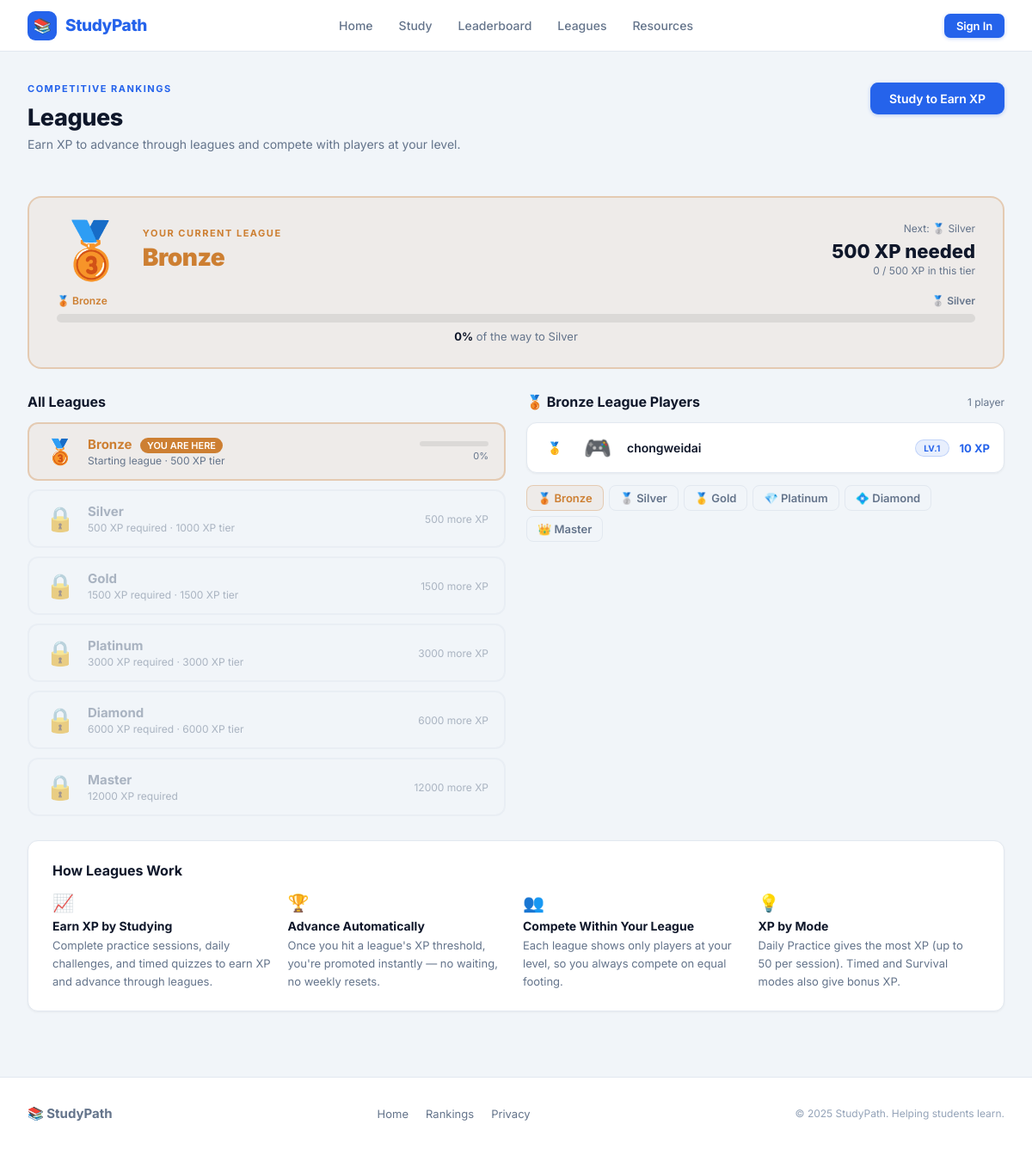
The page /game/leagues on the database its author committed.
### tables this page shows
CREATE TABLE players (
            id          INTEGER PRIMARY KEY AUTOINCREMENT,
            email       TEXT    UNIQUE NOT NULL,
            username    TEXT    UNIQUE,
            avatar      TEXT    DEFAULT '🎮',
            role        TEXT    DEFAULT 'student',
            xp          INTEGER DEFAULT 0,
            level       INTEGER DEFAULT 1,
            streak      INTEGER DEFAULT 0,
            last_login  TEXT,
            created_at  TEXT    DEFAULT (date('now'))
        );

### app.py (the view)
@app.route('/game/leagues')
@app.route('/game/leagues/<league_id>')
def game_leagues(league_id=None):
    player = _require_player()
    xp = player['xp'] if player else 0
    league_progress = game_db.get_league_progress(xp)
    all_leagues = game_db.LEAGUES
    active_league_id = league_id or league_progress['current']['id']
    active_league = next((lg for lg in all_leagues if lg['id'] == active_league_id), all_leagues[0])
    members = game_db.get_league_members(active_league_id)
    leagues_with_status = []
    for lg in all_leagues:
        nxt = next((l for l in all_leagues if l['min_xp'] > lg['min_xp']), None)
        tier_size = (nxt['min_xp'] - lg['min_xp']) if nxt else None
        leagues_with_status.append({
            **lg,
            'tier_size': tier_size,
            'unlocked': xp >= lg['min_xp'],
            'is_current': lg['id'] == league_progress['current']['id'],
        })
    return render_template('game_leagues.html', active='leagues',
                           player=player,
                           league_progress=league_progress,
                           all_leagues=leagues_with_status,
                           active_league=active_league,
                           members=members)

### app.py (called while the page is built)
def _require_player():
    user = session.get('user')
    if not user:
        return None
    email = user.get('email', 'guest@quizarena.local')
    player = game_db.get_or_create_player(email)
    session['player_id'] = player['id']
    return player

### game_db.py (called while the page is built, shortened)
def get_db():
    conn = sqlite3.connect(DB_PATH)
    conn.row_factory = sqlite3.Row
    conn.execute("PRAGMA journal_mode=WAL")
    return conn

def get_league(xp):
    current = LEAGUES[0]
    for lg in LEAGUES:
        if xp >= lg['min_xp']:
            current = lg
    return current

def get_next_league(xp):
    for i, lg in enumerate(LEAGUES):
        if xp < lg['min_xp']:
            return lg
    return None

def get_league_progress(xp):
    current = get_league(xp)
    nxt = get_next_league(xp)
    tier_size = nxt['min_xp'] - current['min_xp']
    xp_in_tier = xp - current['min_xp']
    xp_needed = nxt['min_xp'] - xp
    pct = round(xp_in_tier / tier_size * 100)
    return {
        'current': current,
        'next': nxt,
        'xp_in_tier': xp_in_tier,
        'xp_needed': xp_needed,
        'pct': pct,
    }

def get_league_members(league_id, limit=50):
    league = next((lg for lg in LEAGUES if lg['id'] == league_id), None)
    if league is None:
        return []
    next_league = next((lg for lg in LEAGUES if lg['min_xp'] > league['min_xp']), None)
    with get_db() as db:
        if next_league:
            rows = db.execute(
                "SELECT * FROM players WHERE xp >= ? AND xp < ? ORDER BY xp DESC LIMIT ?",
                (league['min_xp'], next_league['min_xp'], limit)
            ).fetchall()
        else:
            rows = db.execute(
                "SELECT * FROM players WHERE xp >= ? ORDER BY xp DESC LIMIT ?",
                (league['min_xp'], limit)
            ).fetchall()
    return [dict(r) for r in rows]

### templates/game_leagues.html (shortened to what this page needs)
{% extends "game_base.html" %}
{% block content %}
<div class="page">
  <div style="display:flex;justify-content:space-between;align-items:flex-start;flex-wrap:wrap;gap:16px;margin-bottom:28px;">
    <div>
      <div class="eyebrow">Competitive Rankings</div>
      <div class="page-title">Leagues</div>
      <div class="page-sub">Earn XP to advance through leagues and compete with players at your level.</div>
    </div>
    <a href="{{ url_for('game_modes') }}" class="btn btn-primary">Study to Earn XP</a>
  </div>
  {% set cur = league_progress.current %}
  {% set nxt = league_progress.next %}
  <div style="background:{{ cur.bg }};border:2px solid {{ cur.border }};border-radius:16px;padding:28px 32px;margin-bottom:28px;">
    <div style="display:flex;align-items:center;gap:20px;flex-wrap:wrap;">
      <div style="font-size:64px;line-height:1;">{{ cur.icon }}</div>
      <div style="flex:1;min-width:200px;">
        <div style="font-size:11px;font-weight:700;letter-spacing:1.5px;text-transform:uppercase;color:{{ cur.color }};margin-bottom:4px;">Your Current League</div>
        <div style="font-size:28px;font-weight:900;color:{{ cur.color }};letter-spacing:-0.5px;">{{ cur.name }}</div>
      </div>
      {% if nxt %}
      <div style="text-align:right;min-width:160px;">
        <div style="font-size:12px;color:var(--muted);margin-bottom:6px;">Next: {{ nxt.icon }} {{ nxt.name }}</div>
        <div style="font-size:22px;font-weight:800;color:var(--text);">{{ league_progress.xp_needed }} XP needed</div>
        <div style="font-size:12px;color:var(--muted);margin-top:2px;">{{ league_progress.xp_in_tier }} / {{ league_progress.xp_in_tier + league_progress.xp_needed }} XP in this tier</div>
      </div>
      {% else %}
      <div style="text-align:right;">
        <div style="font-size:13px;font-weight:700;color:{{ cur.color }};">🏆 Maximum League</div>
        <div style="font-size:12px;color:var(--muted);margin-top:4px;">You've reached the top!</div>
      </div>
      {% endif %}
    </div>
    {% if nxt %}
    <div style="margin-top:20px;">
      <div style="display:flex;justify-content:space-between;font-size:12px;color:var(--muted);margin-bottom:8px;">
        <span style="font-weight:600;color:{{ cur.color }};">{{ cur.icon }} {{ cur.name }}</span>
        <span style="font-weight:600;color:var(--muted);">{{ nxt.icon }} {{ nxt.name }}</span>
      </div>
      <div style="background:rgba(0,0,0,.08);border-radius:99px;height:10px;overflow:hidden;">
      </div>
      <div style="text-align:center;margin-top:8px;font-size:13px;color:var(--muted);">
        <strong style="color:var(--text);">{{ league_progress.pct }}%</strong> of the way to {{ nxt.name }}
      </div>
    </div>
    {% endif %}
  </div>
  <div style="display:grid;grid-template-columns:1fr 1fr;gap:24px;align-items:start;">
    <div>
      <div class="section-title" style="margin-bottom:14px;">All Leagues</div>
      <div style="display:flex;flex-direction:column;gap:10px;">
        {% for lg in all_leagues %}
        <a href="{{ url_for('game_leagues', league_id=lg.id) }}"
           style="display:flex;align-items:center;gap:14px;padding:14px 18px;border-radius:12px;
                  background:{{ lg.bg if lg.unlocked else 'var(--surface2)' }};
                  border:2px solid {{ lg.border if lg.is_current else ('var(--border)' if not lg.unlocked else lg.border.replace('.3', '.15')) }};
                  text-decoration:none;transition:all .15s;opacity:{{ '1' if lg.unlocked else '0.5' }};"
           onmouseover="this.style.transform='translateX(3px)'" onmouseout="this.style.transform=''">
          <div style="font-size:28px;min-width:36px;text-align:center;">
            {{ lg.icon if lg.unlocked else '🔒' }}
          </div>
          <div style="flex:1;">
            <div style="font-size:15px;font-weight:700;color:{{ lg.color if lg.unlocked else 'var(--muted)' }};">
              {{ lg.name }}
              {% if lg.is_current %}
                <span style="font-size:11px;font-weight:600;background:{{ lg.color }};color:#fff;border-radius:99px;padding:2px 8px;margin-left:6px;">YOU ARE HERE</span>
              {% endif %}
            </div>
            <div style="font-size:12px;color:var(--muted);margin-top:2px;">
              {% if lg.min_xp == 0 %}
                Starting league
              {% else %}
                {{ lg.min_xp }} XP required
              {% endif %}
              {% if lg.tier_size %}
                · {{ lg.tier_size }} XP tier
              {% endif %}
            </div>
          </div>
          {% if lg.is_current and league_progress.next %}
          <div style="min-width:80px;">
            <div style="background:rgba(0,0,0,.08);border-radius:99px;height:6px;overflow:hidden;margin-bottom:4px;">
            </div>
            <div style="font-size:11px;color:var(--muted);text-align:right;">{{ league_progress.pct }}%</div>
          </div>
          {% elif lg.unlocked and not lg.is_current %}
          <div style="font-size:20px;">✅</div>
          {% elif not lg.unlocked %}
          <div style="font-size:12px;color:var(--muted);text-align:right;min-width:60px;">
            {{ lg.min_xp - (player.xp if player else 0) }} more XP
          </div>
          {% endif %}
        </a>
        {% endfor %}
      </div>
    </div>
    <div>
      <div style="display:flex;align-items:center;justify-content:space-between;margin-bottom:14px;">
        <div class="section-title" style="margin-bottom:0;">
          {{ active_league.icon }} {{ active_league.name }} League Players
        </div>
        <span style="font-size:12px;color:var(--muted);">{{ members|length }} player{{ 's' if members|length != 1 }}</span>
      </div>
      <div class="card" style="padding:0;overflow:hidden;">
        {% if members %}
          {% for p in members %}
          <div class="lb-row" style="{{ 'background:rgba(37,99,235,.06);' if player and p.id == player.id else '' }}">
            <div class="lb-rank {{ 'gold' if loop.index == 1 else ('silver' if loop.index == 2 else ('bronze' if loop.index == 3 else '')) }}"
                 style="color:{{ active_league.color if loop.index <= 3 else 'var(--muted2)' }};">
              {% if loop.index <= 3 %}
                {{ ['🥇','🥈','🥉'][loop.index - 1] }}
              {% else %}
                {{ loop.index }}
              {% endif %}
            </div>
            <div class="lb-avatar">{{ p.avatar }}</div>
            <div class="lb-name" style="{{ 'color:var(--primary);font-weight:800;' if player and p.id == player.id else '' }}">
              {{ p.username }}
            </div>
            <div style="display:flex;align-items:center;gap:12px;margin-left:auto;">
              <span class="pill pill-primary" style="font-size:10px;">Lv.{{ p.level }}</span>
              <div class="lb-xp">{{ p.xp }} XP</div>
            </div>
          </div>
          {% endfor %}
        {% endif %}
      </div>
      <div style="display:flex;gap:6px;margin-top:14px;flex-wrap:wrap;">
        {% for lg in all_leagues %}
        <a href="{{ url_for('game_leagues', league_id=lg.id) }}"
           style="display:inline-flex;align-items:center;gap:5px;padding:6px 12px;border-radius:8px;font-size:13px;font-weight:600;text-decoration:none;
                  background:{{ lg.bg if lg.id == active_league.id else 'var(--surface2)' }};
                  border:1px solid {{ lg.border if lg.id == active_league.id else 'var(--border)' }};
                  color:{{ lg.color if lg.id == active_league.id else 'var(--muted)' }};">
          {{ lg.icon }} {{ lg.name }}
        </a>
        {% endfor %}
      </div>
    </div>
  </div>
  <div class="card" style="margin-top:28px;padding:24px 28px;">
    <div class="section-title" style="margin-bottom:16px;">How Leagues Work</div>
    <div style="display:grid;grid-template-columns:repeat(auto-fill,minmax(220px,1fr));gap:16px;">
      <div>
        <div style="font-size:20px;margin-bottom:6px;">📈</div>
        <div style="font-size:14px;font-weight:700;margin-bottom:4px;color:var(--text);">Earn XP by Studying</div>
        <div style="font-size:13px;color:var(--muted);line-height:1.6;">Complete practice sessions, daily challenges, and timed quizzes to earn XP and advance through leagues.</div>
      </div>
      <div>
        <div style="font-size:20px;margin-bottom:6px;">🏆</div>
        <div style="font-size:14px;font-weight:700;margin-bottom:4px;color:var(--text);">Advance Automatically</div>
        <div style="font-size:13px;color:var(--muted);line-height:1.6;">Once you hit a league's XP threshold, you're promoted instantly — no waiting, no weekly resets.</div>
      </div>
      <div>
        <div style="font-size:20px;margin-bottom:6px;">👥</div>
        <div style="font-size:14px;font-weight:700;margin-bottom:4px;color:var(--text);">Compete Within Your League</div>
        <div style="font-size:13px;color:var(--muted);line-height:1.6;">Each league shows only players at your level, so you always compete on equal footing.</div>
      </div>
      <div>
        <div style="font-size:20px;margin-bottom:6px;">💡</div>
        <div style="font-size:14px;font-weight:700;margin-bottom:4px;color:var(--text);">XP by Mode</div>
        <div style="font-size:13px;color:var(--muted);line-height:1.6;">Daily Practice gives the most XP (up to 50 per session). Timed and Survival modes also give bonus XP.</div>
      </div>
    </div>
  </div>
</div>
{% endblock %}

### static/game.css (style rules this page uses)
*, *::before, *::after { box-sizing: border-box; margin: 0; padding: 0; }
:root { --primary: #2563eb; --primary-d: #1d4ed8; --primary-l: #3b82f6; --accent: #f59e0b; --accent-d: #d97706; --success: #059669; --danger: #dc2626; --bg: #f1f5f9; --surface: #f8fafc; --surface2: #f1f5f9; --card: #ffffff; --card-hover: #f8fbff; --border: #e2e8f0; --border-l: #cbd5e1; --text: #0f172a; --muted: #64748b; --muted2: #94a3b8; --gold: #d97706; --silver: #64748b; --bronze: #92400e; --grad-hero: linear-gradient(135deg, #eff6ff 0%, #f0f9ff 50%, #f8fafc 100%); }
html { scroll-behavior: smooth; }
body { font-family: 'Inter', -apple-system, BlinkMacSystemFont, 'Segoe UI', sans-serif; background: var(--bg); color: var(--text); min-height: 100vh; -webkit-font-smoothing: antialiased; }
.page { max-width: 1200px; margin: 0 auto; padding: 36px 32px; }
.page-title { font-size: 27px; font-weight: 800; margin-bottom: 6px; letter-spacing: -0.4px; color: var(--text); }
.page-sub { color: var(--muted); font-size: 14px; margin-bottom: 24px; }
.section-title { font-size: 16px; font-weight: 700; margin-bottom: 14px; color: var(--text); }
.eyebrow { font-size: 11px; font-weight: 700; letter-spacing: 1.5px; text-transform: uppercase; color: var(--primary); margin-bottom: 10px; }
.card { background: var(--card); border: 1px solid var(--border); border-radius: 12px; padding: 24px; box-shadow: 0 1px 3px rgba(0,0,0,.05); transition: border-color .18s, box-shadow .18s; }
.btn { display: inline-flex; align-items: center; justify-content: center; gap: 8px; padding: 10px 22px; border-radius: 9px; font-size: 14px; font-weight: 600; cursor: pointer; border: none; text-decoration: none; transition: all .15s; white-space: nowrap; font-family: inherit; letter-spacing: -0.1px; }
.btn-primary { background: var(--primary); color: #fff; box-shadow: 0 1px 4px rgba(37,99,235,.3); }
.pill { display: inline-flex; align-items: center; gap: 4px; padding: 3px 9px; border-radius: 99px; font-size: 11px; font-weight: 700; letter-spacing: .3px; text-transform: uppercase; }
.pill-primary { background: rgba(37,99,235,.1); color: var(--primary); border: 1px solid rgba(37,99,235,.2); }
.lb-row { display: flex; align-items: center; gap: 14px; padding: 13px 16px; border-bottom: 1px solid var(--border); transition: background .12s; }
.lb-row:last-child { border-bottom: none; }
.lb-rank { width: 32px; text-align: center; font-weight: 800; font-size: 14px; color: var(--muted2); }
.lb-rank.gold { color: var(--gold); }
.lb-avatar { font-size: 26px; width: 40px; text-align: center; }
.lb-name { flex: 1; font-weight: 600; font-size: 14px; color: var(--text); }
.lb-xp { color: var(--primary); font-weight: 700; font-size: 13px; }

### rows shown on the page
players: index "🥇", avatar "🎮", username "chongweidai", level "1", xp "10"

### other values the page prints
{{ cur.icon }} "🥉"
{{ cur.name }} "Bronze"
{{ nxt.icon }} "🥈"
{{ nxt.name }} "Silver"
{{ league_progress.xp_needed }} "500"
{{ league_progress.xp_in_tier }} "0"
{{ league_progress.xp_in_tier + league_progress.xp_needed }} "500"
{{ league_progress.pct }} "0"
{{ lg.icon if lg.unlocked else '🔒' }} "🥉" "🔒" "🔒" "🔒" "🔒" "🔒"
{{ lg.name }} "Bronze" "Silver" "Gold" "Platinum" "Diamond" "Master"
{{ lg.tier_size }} "500" "1000" "1500" "3000" "6000"
{{ lg.min_xp }} "500" "1500" "3000" "6000" "12000"
{{ lg.min_xp - (player.xp if player else 0) }} "500" "1500" "3000" "6000" "12000"
{{ active_league.icon }} "🥉"
{{ active_league.name }} "Bronze"
